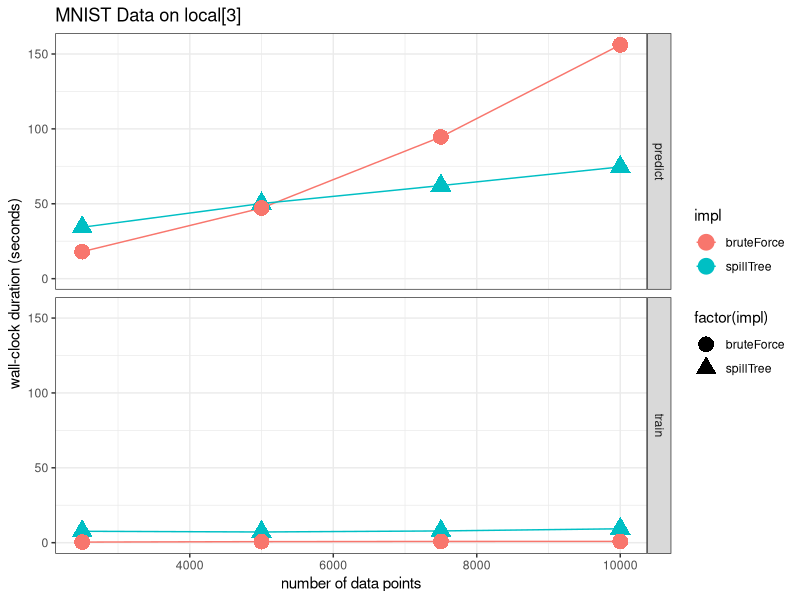
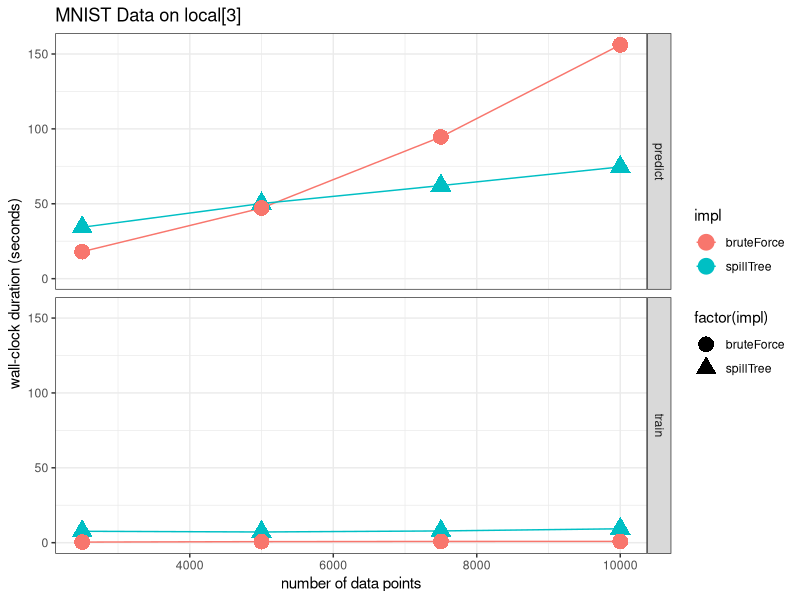

The R script that drew these images, in order:
ns <- seq(2500, 10000, 2500)

spillTree_train <- c(7632.666666666666, 7165.333333333333, 7857.666666666666, 9299.333333333332)
spillTree_predict <- c(34317.0, 50162.666666666664, 62151.0, 74604.0)

bruteForce_train <- c(420.3333333333333, 714.6666666666666, 847.0, 876.6666666666666)
bruteForce_predict <- c(18028.666666666664, 47125.0, 94626.66666666666, 156086.66666666666)

library(ggplot2)
library(tidyr)
library(dplyr)

plotDF <- data.frame(ns, spillTree_train, spillTree_predict, bruteForce_train, bruteForce_predict) %>%
  gather(type, time, -ns) %>%
  separate(type, c("impl", "type")) %>%
  mutate(time = time / 1e3)

plot <- ggplot(plotDF) +
  aes(ns, time, shape = factor(impl), color = impl) +
  geom_line() +
  geom_point(size = 5) +
  facet_grid(type ~ .) +
  theme_bw() +
  labs(x = "number of data points", y = "wall-clock duration (seconds)", title = "MNIST Data on local[3]")

print(plot)
ggsave("data/mnist/benchmark.png", plot)